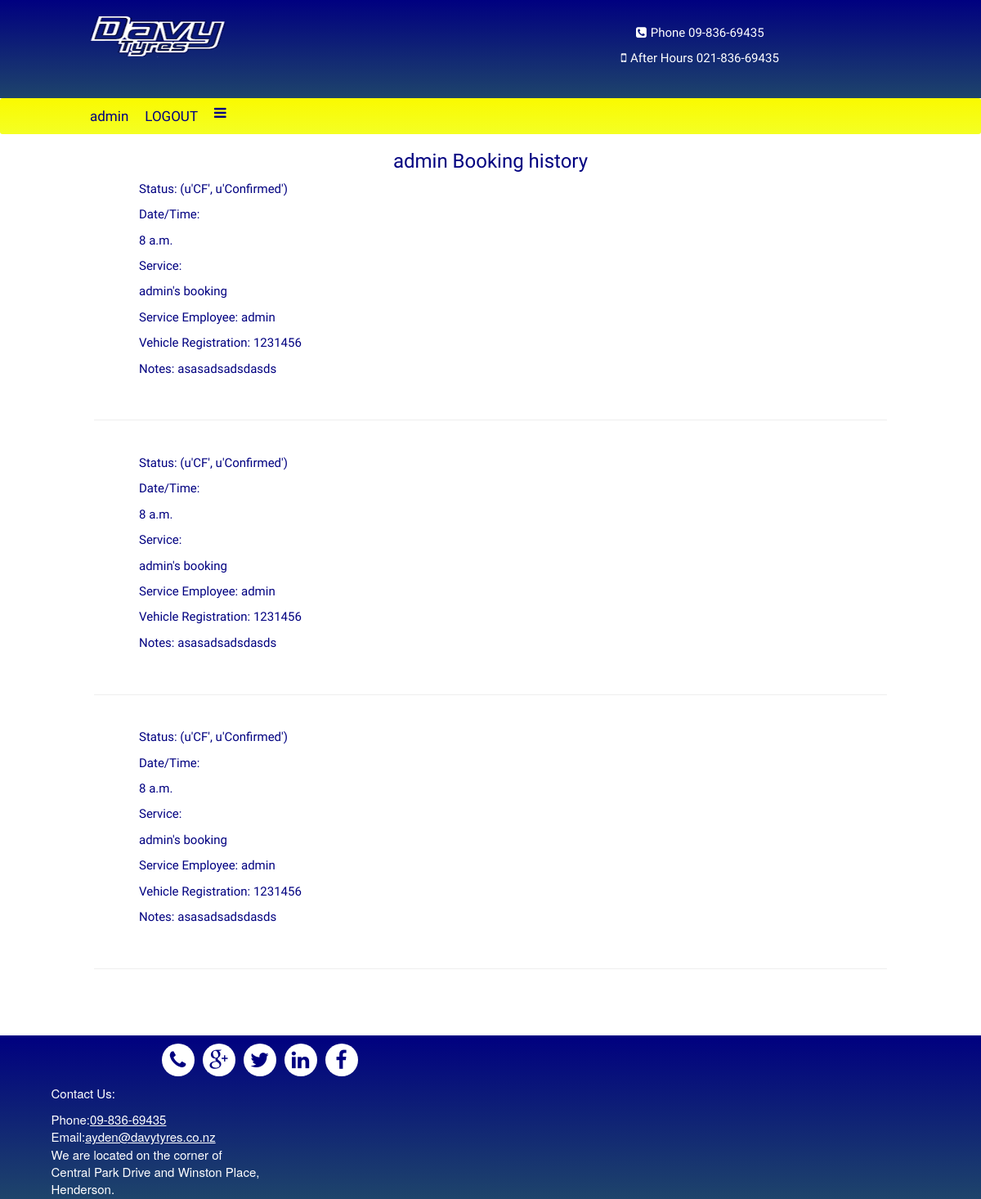
/services/bookings/ (signed in), run on an earlier commit of the app's database.
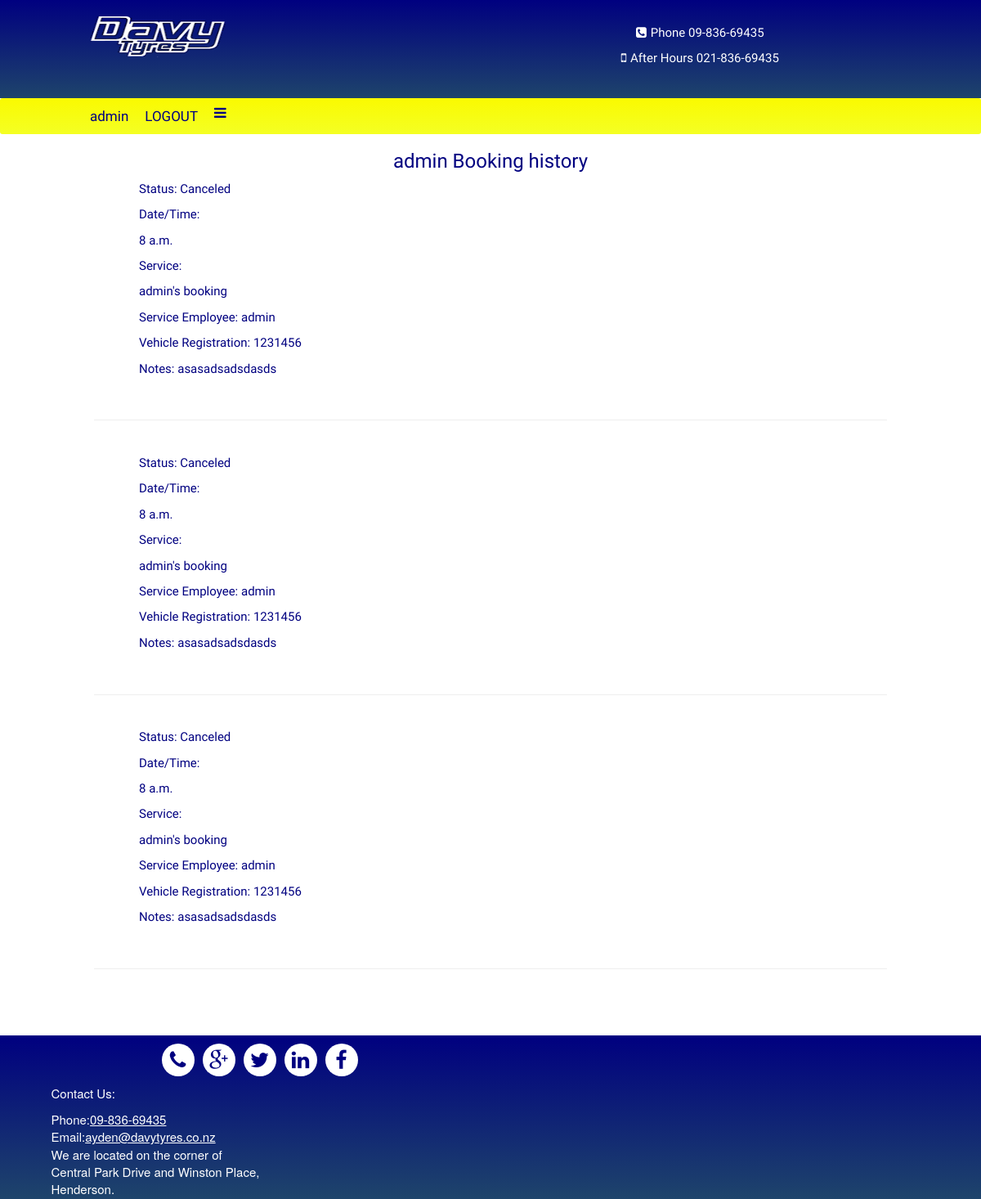
And on a later commit of the database.
### bookings/models.py (models this page shows, shortened)
class BaseUser(AbstractBaseUser, PermissionsMixin, SimpleEmailConfirmationUserMixin):
    username = models.CharField(_('username'), max_length=30, unique=True, help_text=_('Required. 30 characters or '
                                                                                       'fewer. Letters, digits and '
                                                                                       '@/./+/-/_ only.'),
                                validators=[validators.RegexValidator(r'^[\w.@+-]+$',
                                                                      _('Enter a valid username. This value may '
                                                                        'contain only letters, numbers and @/./+/-/_ '
                                                                        'characters.'), 'invalid')],
                                error_messages={'unique': _("A user with that username already exists.")})
    first_name = models.CharField(_('first name'), max_length=30, blank=True)
    last_name = models.CharField(_('last name'), max_length=30, blank=True)
    email = models.EmailField(_('email address'), blank=True)
    is_staff = models.BooleanField(_('staff status'), default=False, help_text=_('Designates whether the user can log '
                                                                                 'into this admin site.'))
    is_active = models.BooleanField(_('active'), default=True, help_text=_('Designates whether this user should be '
                                                                           'treated as active. Unselect this instead '
                                                                           'of deleting accounts.'))
    date_joined = models.DateTimeField(_('date joined'), default=timezone.now)
    phone = models.CharField(max_length=20)
    registration_number = models.CharField(max_length=10)
    objects = UserManager()
    USERNAME_FIELD = 'username'
    REQUIRED_FIELDS = ['email']
    class Meta:
        verbose_name = _('user')
        verbose_name_plural = _('users')

class Booking(models.Model):
    BOOKING_STATUS = (
        ('CF', 'Confirmed'),
        ('CM', 'Completed'),
        ('UF', 'Unfulfilled'),
        ('CN', 'Canceled'),
    )
    customer = models.ForeignKey(BaseUser, related_name='customer')
    service = models.ForeignKey(Service)
    service_employee = models.ForeignKey(BaseUser, related_name='employee')
    booking_day = models.DateField(null=True)
    booking_time = models.CharField(null=True, max_length=100)
    status = models.CharField(choices=BOOKING_STATUS, default=BOOKING_STATUS[0], max_length=100)
    additional_information = models.TextField(max_length=256, null=True)
    registration_number = models.CharField(max_length=100, null=True)
    def __unicode__(self):
        return "{}'s booking".format(self.customer.first_name)

### bookings/views.py (the view, shortened to what this page needs)
# urls.py: url(r'^services/bookings/$', booking_views.show_active_bookings),
def show_active_bookings(request, cancel=None):
    context = {}
    user = BaseUser.objects.filter(email=request.user.email)[0]
    bookings = Booking.objects.filter(customer_id=user.id)
    context['bookings'] = bookings
    return render(request, "services/customer-bookings.html", context)

### templates/services/customer-bookings.html (shortened to what this page needs)
{% extends 'base.html' %}
{% block content %}
<div class="customer_bookings">
    <h3 style="text-align:center;"> {{ request.user.first_name }} Booking history</h3>
    {% for booking in bookings %}
        <div class="row" style="margin-left:40px;">
            <div class="col-xs-12" >
            <p>Status: {{ booking.status }}<p>
            <p>Date/Time: <div class = "date">{{ booking.booking_time }}</div></p>
            <p>Service:<div id ="service_name">{{ booking }}</div></p>
            <p>Service Employee: {{ booking.service_employee.username }}<p>
            <p>Vehicle Registration: {{ booking.registration_number }}</p>
            <p>Notes: {{ booking.additional_information }}<p>
        </div>
    </div>
<br><hr><br>
    {% endfor %}
</div>
{% endblock %}

### templates/base.html (shortened to what this page needs)
{% load staticfiles %}
<html lang="en">
<head>
    <link rel="stylesheet" href="{% static 'fonts-font-awesome/css/font-awesome.min.css' %}">
    <link rel="stylesheet" href="{% static 'css/max480px.css' %}" media="screen and (max-device-width:480px)">
    <link rel="stylesheet" href="{% static 'css/max1024px.css' %}"
          media="screen and (min-width: 481px) and (max-device-width:1024px)">
    <link rel="stylesheet" href="{% static 'css/min1224px.css' %}"
          media="screen and (min-width: 1025px) and (max-device-width:1224px)">
<link href="{% static 'css/base.css' %}" type="text/css" rel="stylesheet"/>
    <link rel='stylesheet' href="{% static 'bootstrap/css/bootstrap.min.css' %}" type='text/css'/>
    <link rel="stylesheet" href="http://maxcdn.bootstrapcdn.com/bootstrap/3.3.7/css/bootstrap.min.css">
    <link rel='stylesheet' href="{% static 'flickity-docs/flickity.css' %}" type='text/css'/>
</head>
<body>
<div class="container-fluid">
<div class="row">
    <section class="">
        {% include "header.html" %}
    </section>
        </div>
</div>
<div class="container-fluid">
    <div class="row">
        <aside class="hidden-xs hidden-sm col-md-1"></aside>
        <section class="col-xs-12 col-sm-12 col-lg-10" align="center">
            {% block content %}
            {% endblock %}
        </section>
        <aside class="hidden-xs hidden-sm col-md-1"></aside>
    </div>
</div>
<div class="container-fluid">
<div class="row">
    <section class="">
        {% include "footer.html" %}
    </section>
</div>
    </div>
</body>
</html>

### templates/header.html
{%include "navigation.html" %}

### templates/navigation.html (shortened to what this page needs)
{%load staticfiles%}
<div class ="brand-box">
    <div class="row">
    <div class=" col-md-offset-1 col-xs-4 col-md-2"><img src="{%static 'images/147613513136154.png'%}" width="100%" height="50px"></div>
    <div class=" col-xs-8 col-md-5 col-md-offset-3">
        <div class="phoneNumber"><a href="tel:+64-9-836-6943"><i class="fa fa-phone-square" aria-hidden="true"></i>Phone
        09-836-69435</a>
          <div class="phoneNumber"><a href="tel:+64-9-836-6943"><i class="fa fa-mobile" aria-hidden="true"></i>After Hours
        021-836-69435</a>
   </div>
</div>
</div>
</div>
</div>
<ul class="topnav" id="myTopnav">
    {% if user.is_authenticated %}
          <li class="col-md-offset-1"> <a href="/services/bookings/" class="menuLog">
            {{ request.user.first_name }}
        </a><a href="">LOGOUT</a>
          {% else %}
       <a href="/login/">LOGIN</a>
    {% endif %}</li>
      <li class="icon">
        <a href="javascript:void(0);" onclick="myFunction()"><i class="fa fa-bars" aria-hidden="true"></i>
    </a>
      </li>
</ul>

### templates/footer.html
{%load staticfiles%}
<br><br>
<div class="container-fluid" style="background : #000080;
background-image : linear-gradient(to bottom, #000080, #1e446b);">
        <div class="row">
<div class="social-i col-md-6">
<ul class="social col-md-offset-3">
<li><a href="http://facebook.com/"><i class="fa fa-facebook"></i></a></li>
<li><a href="http://linkedin.com/"><i class="fa fa-linkedin"></i></a></li>
<li><a href="http://twitter.com/"><i class="fa fa-twitter"></i></a></li>
<li><a href="http://plus.google.com/"><i class="fa fa-google-plus"></i> </a></li>
<li><a href="http://facebook.com/"><i class="fa fa-phone "></i></a></li>
</ul>
    <br>
    {% include 'sitemap.html' %}
 </div>
<div class="col-md-6" style="padding-left:0!important;
padding-right:0!important;">
<iframe width="100%"frameborder="0" height="200px"
        src="https://www.google.com/maps/embed/v1/search?q=Davy%20Tyres&key=AIzaSyDMhy1QhCzbH5-d1mq5gP14ZpXxtK-7vFs"></iframe>
</div>
</div>
            </div>

### templates/sitemap.html
{%load staticfiles%}
<br>
    <div class="site-map">
       <div class="col-md-offset-1 address">
       <p> Contact Us:</p>
               Phone:<a href="tel:+64-9-836-6943">09-836-69435</a>
           <br>Email:<a href="mailto:info@davytyres.co.nz?subject=Davy Tyres Inquiries">ayden@davytyres.co.nz</a>
        <br>We are located on the corner of
        <br>Central Park Drive and Winston Place,
        <br>Henderson.
</div>
        </div>

### static/css/base.css (style rules this page uses)
body { font-family : 'Baloo Tamma', cursive; color : #000080; font-size : 17px; min-width:320px; text-align:center; margin: auto; }
ul.topnav { list-style-type : none; padding : 0; overflow : hidden; width : 100%; border-radius : 3px; z-index : 5; background : #fafa00; background-image : linear-gradient(to bottom, #fafa00, #f4ff24); margin-bottom : 0; }
ul.topnav li { float : left; }
ul.topnav li a { display : inline-block; color : #000080; text-align : center; padding : 10px 10px; text-decoration : none; transition : 0.3s; font-size : 17px; font-weight : 500; font-family : 'Baloo Tamma', cursive; }
ul.topnav li.icon { display : none; }
@media screen and (max-width:1280px) { ul.topnav li:not(:first-child) { display : none; } }
@media screen and (max-width:1280px) { ul.topnav li.icon { float : left; display : inline-block; } }
.brand-box { background : #000080; background-image : linear-gradient(to bottom, #000080, #1e446b); width : 100%; font-size : 15px; overflow : hidden; color : yellow; height : 120px; }
.brand-box div { color : white; font-size : 15px; font-weight : 500; font-family : 'Baloo Tamma', cursive; text-align : center; margin-top : 10px; }
.phoneNumber a { color : white; font-size : 15px; font-weight : 500; font-family : 'Baloo Tamma', cursive; }
.phoneNumber i { margin-right : 5px; font-size : 15px; color : white; }
.social { overflow : auto; margin : 0; float : left; }
.social-i { width:100%; background : #000080; background-image : linear-gradient(to bottom, #000080, #1e446b); padding-top:10px; }
.social li { list-style-type : none; float : right; z-index : 10; margin : 0; }
.social li a i { background:#fff; color : #000080; width : 40px; height : 40px; border-radius : 20px; font-size : 25px; text-align : center; margin-right : 10px; padding-top : 15%; transition : all 0.2s ease-in-out; z-index : 10; }
.site-map .address { text-align : left; padding-top : 10px; color:white; font-size:15px; }
.address a { color:white; text-decoration:underline; }
.customer_bookings { color : #000080; color-image : linear-gradient(to bottom, #000080, #1e446b); font-family : 'Baloo Tamma', cursive; font-size:15px; font-weight:200; text-align:left; }

What changed in the data, as far as the page shows it:
changed Booking (number 1 of 3 on the later page): status "(u'CF', u'Confirmed')" → "Canceled"
changed Booking (number 2 of 3 on the later page): status "(u'CF', u'Confirmed')" → "Canceled"
changed Booking (number 3 of 3 on the later page): status "(u'CF', u'Confirmed')" → "Canceled"
